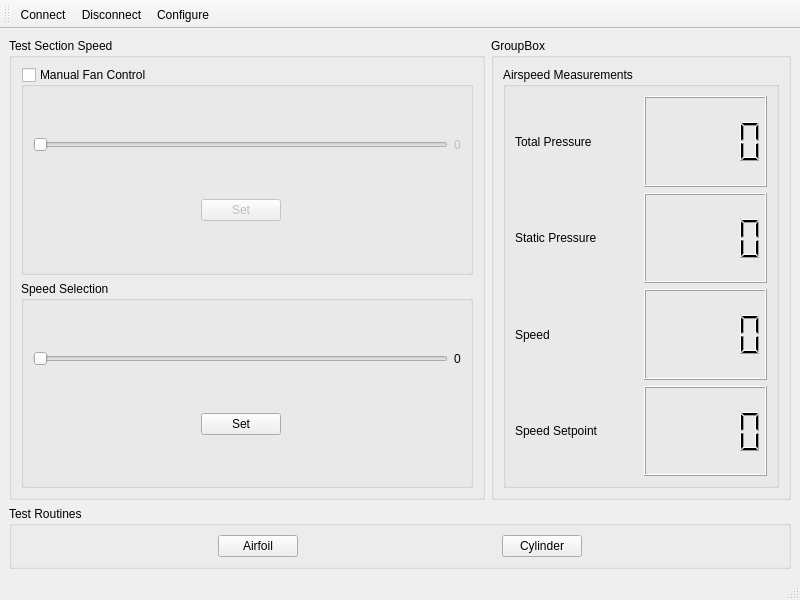
<?xml version="1.0" encoding="UTF-8"?>
<ui version="4.0">
 <class>MainWindow</class>
 <widget class="QMainWindow" name="MainWindow">
  <property name="geometry">
   <rect>
    <x>0</x>
    <y>0</y>
    <width>800</width>
    <height>600</height>
   </rect>
  </property>
  <property name="windowTitle">
   <string>MainWindow</string>
  </property>
  <widget class="QWidget" name="centralwidget">
   <layout class="QGridLayout" name="gridLayout_7">
    <item row="1" column="0" colspan="2">
     <widget class="QGroupBox" name="groupBox_3">
      <property name="sizePolicy">
       <sizepolicy hsizetype="Preferred" vsizetype="Maximum">
        <horstretch>0</horstretch>
        <verstretch>0</verstretch>
       </sizepolicy>
      </property>
      <property name="title">
       <string>Test Routines</string>
      </property>
      <layout class="QGridLayout" name="gridLayout_6">
       <item row="0" column="1">
        <widget class="QPushButton" name="button_OpenAirfoilDialog">
         <property name="text">
          <string>Airfoil</string>
         </property>
        </widget>
       </item>
       <item row="0" column="3">
        <widget class="QPushButton" name="button_OpenCylinderDialog">
         <property name="text">
          <string>Cylinder</string>
         </property>
        </widget>
       </item>
       <item row="0" column="2">
        <spacer name="horizontalSpacer_6">
         <property name="orientation">
          <enum>Qt::Horizontal</enum>
         </property>
         <property name="sizeHint" stdset="0">
          <size>
           <width>40</width>
           <height>20</height>
          </size>
         </property>
        </spacer>
       </item>
       <item row="0" column="0">
        <spacer name="horizontalSpacer_5">
         <property name="orientation">
          <enum>Qt::Horizontal</enum>
         </property>
         <property name="sizeHint" stdset="0">
          <size>
           <width>40</width>
           <height>20</height>
          </size>
         </property>
        </spacer>
       </item>
       <item row="0" column="4">
        <spacer name="horizontalSpacer_7">
         <property name="orientation">
          <enum>Qt::Horizontal</enum>
         </property>
         <property name="sizeHint" stdset="0">
          <size>
           <width>40</width>
           <height>20</height>
          </size>
         </property>
        </spacer>
       </item>
      </layout>
     </widget>
    </item>
    <item row="0" column="0">
     <widget class="QGroupBox" name="testSectionSpeedGroup">
      <property name="title">
       <string>Test Section Speed</string>
      </property>
      <layout class="QGridLayout" name="gridLayout_3">
       <item row="0" column="0">
        <widget class="QGroupBox" name="manualFanControlGroup">
         <property name="title">
          <string>Manual Fan Control</string>
         </property>
         <property name="checkable">
          <bool>true</bool>
         </property>
         <property name="checked">
          <bool>false</bool>
         </property>
         <layout class="QGridLayout" name="gridLayout">
          <item row="1" column="0">
           <spacer name="horizontalSpacer_3">
            <property name="orientation">
             <enum>Qt::Horizontal</enum>
            </property>
            <property name="sizeHint" stdset="0">
             <size>
              <width>40</width>
              <height>20</height>
             </size>
            </property>
           </spacer>
          </item>
          <item row="1" column="1">
           <widget class="QPushButton" name="manualFanSetButton">
            <property name="text">
             <string>Set</string>
            </property>
           </widget>
          </item>
          <item row="1" column="2">
           <spacer name="horizontalSpacer_4">
            <property name="orientation">
             <enum>Qt::Horizontal</enum>
            </property>
            <property name="sizeHint" stdset="0">
             <size>
              <width>30</width>
              <height>20</height>
             </size>
            </property>
           </spacer>
          </item>
          <item row="0" column="0" colspan="3">
           <widget class="QSlider" name="fan1ManualSlider">
            <property name="orientation">
             <enum>Qt::Horizontal</enum>
            </property>
           </widget>
          </item>
          <item row="0" column="3">
           <widget class="QLabel" name="fan1ManualSliderReadout">
            <property name="text">
             <string>0</string>
            </property>
           </widget>
          </item>
         </layout>
        </widget>
       </item>
       <item row="1" column="0">
        <widget class="QGroupBox" name="autoSpeedControlGroup">
         <property name="title">
          <string>Speed Selection</string>
         </property>
         <layout class="QGridLayout" name="gridLayout_2">
          <item row="1" column="0">
           <spacer name="horizontalSpacer">
            <property name="orientation">
             <enum>Qt::Horizontal</enum>
            </property>
            <property name="sizeHint" stdset="0">
             <size>
              <width>40</width>
              <height>20</height>
             </size>
            </property>
           </spacer>
          </item>
          <item row="1" column="2">
           <spacer name="horizontalSpacer_2">
            <property name="orientation">
             <enum>Qt::Horizontal</enum>
            </property>
            <property name="sizeHint" stdset="0">
             <size>
              <width>30</width>
              <height>20</height>
             </size>
            </property>
           </spacer>
          </item>
          <item row="1" column="1">
           <widget class="QPushButton" name="autoSpeedSetButton">
            <property name="text">
             <string>Set</string>
            </property>
           </widget>
          </item>
          <item row="0" column="0" colspan="3">
           <widget class="QSlider" name="autoSpeedSlider">
            <property name="orientation">
             <enum>Qt::Horizontal</enum>
            </property>
           </widget>
          </item>
          <item row="0" column="3">
           <widget class="QLabel" name="autoSpeedSliderReadout">
            <property name="text">
             <string>0</string>
            </property>
           </widget>
          </item>
         </layout>
        </widget>
       </item>
      </layout>
     </widget>
    </item>
    <item row="0" column="1">
     <widget class="QGroupBox" name="groupBox">
      <property name="sizePolicy">
       <sizepolicy hsizetype="Minimum" vsizetype="Preferred">
        <horstretch>0</horstretch>
        <verstretch>0</verstretch>
       </sizepolicy>
      </property>
      <property name="minimumSize">
       <size>
        <width>300</width>
        <height>0</height>
       </size>
      </property>
      <property name="title">
       <string>GroupBox</string>
      </property>
      <layout class="QGridLayout" name="gridLayout_4">
       <item row="0" column="0">
        <widget class="QGroupBox" name="groupBox_2">
         <property name="title">
          <string>Airspeed Measurements</string>
         </property>
         <layout class="QGridLayout" name="gridLayout_5">
          <item row="1" column="1">
           <widget class="QLCDNumber" name="staticPressureLCD"/>
          </item>
          <item row="3" column="1">
           <widget class="QLCDNumber" name="speedSetpointLCD"/>
          </item>
          <item row="0" column="1">
           <widget class="QLCDNumber" name="totalPressureLCD"/>
          </item>
          <item row="2" column="1">
           <widget class="QLCDNumber" name="speedLCD"/>
          </item>
          <item row="0" column="0">
           <widget class="QLabel" name="label">
            <property name="text">
             <string>Total Pressure</string>
            </property>
           </widget>
          </item>
          <item row="1" column="0">
           <widget class="QLabel" name="label_2">
            <property name="text">
             <string>Static Pressure</string>
            </property>
           </widget>
          </item>
          <item row="2" column="0">
           <widget class="QLabel" name="label_3">
            <property name="text">
             <string>Speed</string>
            </property>
           </widget>
          </item>
          <item row="3" column="0">
           <widget class="QLabel" name="label_4">
            <property name="text">
             <string>Speed Setpoint</string>
            </property>
           </widget>
          </item>
         </layout>
        </widget>
       </item>
      </layout>
     </widget>
    </item>
   </layout>
  </widget>
  <widget class="QMenuBar" name="menubar">
   <property name="geometry">
    <rect>
     <x>0</x>
     <y>0</y>
     <width>800</width>
     <height>21</height>
    </rect>
   </property>
  </widget>
  <widget class="QStatusBar" name="statusbar"/>
  <widget class="QToolBar" name="toolBar">
   <property name="windowTitle">
    <string>toolBar</string>
   </property>
   <attribute name="toolBarArea">
    <enum>TopToolBarArea</enum>
   </attribute>
   <attribute name="toolBarBreak">
    <bool>false</bool>
   </attribute>
   <addaction name="actionConnect"/>
   <addaction name="actionDisconnect"/>
   <addaction name="actionConfigure"/>
  </widget>
  <action name="actionDisconnect">
   <property name="text">
    <string>Disconnect</string>
   </property>
  </action>
  <action name="actionConfigure">
   <property name="text">
    <string>Configure</string>
   </property>
  </action>
  <action name="actionConnect">
   <property name="text">
    <string>Connect</string>
   </property>
  </action>
 </widget>
 <resources/>
 <connections/>
</ui>
